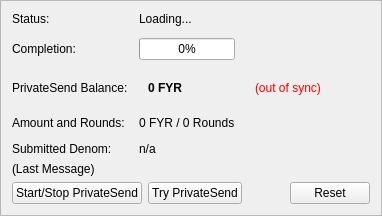
                <widget class="QFrame" name="framePrivateSend">
                    <property name="visible">
                        <bool>true</bool>
                    </property>
                    <property name="layoutDirection">
                        <enum>Qt::LeftToRight</enum>
                    </property>
                    <property name="frameShape">
                        <enum>QFrame::StyledPanel</enum>
                    </property>
                    <property name="frameShadow">
                        <enum>QFrame::Raised</enum>
                    </property>
                    <layout class="QVBoxLayout" name="VerticalLayout_PS1">
                        <item>
                            <layout class="QGridLayout" name="privateSendFormLayout">
                                <property name="horizontalSpacing">
                                    <number>11</number>
                                </property>
                                <property name="verticalSpacing">
                                    <number>12</number>
                                </property>
                                <item row="0" column="0">
                                    <widget class="QLabel" name="labelPrivateSendEnabledText">
                                        <property name="text">
                                            <string>Status:</string>
                                        </property>
                                    </widget>
                                </item>
                                <item row="0" column="1">
                                    <widget class="QLabel" name="labelPrivateSendEnabled">
                                        <property name="text">
                                            <string>Loading...</string>
                                        </property>
                                    </widget>
                                </item>
                                <item row="1" column="0">
                                    <widget class="QLabel" name="labelCompletitionText">
                                        <property name="text">
                                            <string>Completion:</string>
                                        </property>
                                    </widget>
                                </item>
                                <item row="1" column="1">
                                    <widget class="QProgressBar" name="privateSendProgress">
                                        <property name="maximumSize">
                                            <size>
                                                <width>154</width>
                                                <height>16777215</height>
                                            </size>
                                        </property>
                                        <property name="value">
                                            <number>0</number>
                                        </property>
                                    </widget>
                                </item>
                                <item row="2" column="0">
                                    <widget class="QLabel" name="labelAnonymizedText">
                                        <property name="text">
                                            <string>PrivateSend Balance:</string>
                                        </property>
                                    </widget>
                                </item>
                                <item row="2" column="1">
                                    <widget class="QFrame" name="framePrivateSendBalance">
                                        <layout class="QHBoxLayout">
                                            <item>
                                                <widget class="QLabel" name="labelAnonymized">
                                                    <property name="font">
                                                        <font>
                                                            <weight>75</weight>
                                                            <bold>true</bold>
                                                        </font>
                                                    </property>
                                                    <property name="text">
                                                        <string notr="true">0 FYR</string>
                                                    </property>
                                                    
                                                </widget>
                                            </item>
                                            
                                            
                                        </layout>
                                    </widget>
                                </item>
                                <item row="2" column="2">
                                    <widget class="QFrame">
                                        <layout class="QHBoxLayout">
                                            <item>
                                                <widget class="QLabel" name="labelPrivateSendSyncStatus">
                                                    <property name="toolTip">
                                                        <string>The displayed information may be out of date. Your wallet automatically synchronizes with the Fyre network after a connection is established, but this process has not completed yet.</string>
                                                    </property>
                                                    <property name="styleSheet">
                                                        <string notr="true">QLabel { color: red; }</string>
                                                    </property>
                                                    <property name="text">
                                                        <string notr="true">(out of sync)</string>
                                                    </property>
                                                    <property name="alignment">
                                                        <set>Qt::AlignLeading|Qt::AlignLeft|Qt::AlignTop</set>
                                                    </property>
                                                </widget>
                                            </item>
                                        </layout>
                                    </widget>
                                </item>
                                <item row="2" column="3">
                                    <spacer name="horizontalSpacer_2">
                                        <property name="orientation">
                                            <enum>Qt::Horizontal</enum>
                                        </property>
                                        <property name="sizeHint" stdset="0">
                                            <size>
                                                <width>40</width>
                                                <height>20</height>
                                            </size>
                                        </property>
                                    </spacer>
                                </item>
                                <item row="3" column="0">
                                    <widget class="QLabel" name="labelAmountAndRoundsText">
                                        <property name="text">
                                            <string>Amount and Rounds:</string>
                                        </property>
                                    </widget>
                                </item>
                                <item row="3" column="1">
                                    <widget class="QLabel" name="labelAmountRounds">
                                        <property name="text">
                                            <string>0 FYR / 0 Rounds</string>
                                        </property>
                                    </widget>
                                </item>
                                <item row="4" column="0">
                                    <widget class="QLabel" name="labelSubmittedDenomText">
                                        <property name="text">
                                            <string>Submitted Denom:</string>
                                        </property>
                                    </widget>
                                </item>
                                <item row="4" column="1">
                                    <widget class="QLabel" name="labelSubmittedDenom">
                                        <property name="toolTip">
                                            <string>The denominations you submitted to the Masternode.&lt;br&gt;To mix, other users must submit the exact same denominations.</string>
                                        </property>
                                        <property name="text">
                                            <string>n/a</string>
                                        </property>
                                    </widget>
                                </item>
                            </layout>
                        </item>
                        <item>
                            <layout class="QVBoxLayout" name="VerticalLayout_PS">
                                <item>
                                    <widget class="QLabel" name="labelPrivateSendLastMessage">
                                        <property name="text">
                                            <string>(Last Message)</string>
                                        </property>
                                        <property name="alignment">
                                            <set>Qt::AlignLeading|Qt::AlignLeft|Qt::AlignTop</set>
                                        </property>
                                        <property name="wordWrap">
                                            <bool>true</bool>
                                        </property>
                                    </widget>
                                </item>
                                <item>
                                    <layout class="QHBoxLayout">
                                        <item>
                                            <widget class="QPushButton" name="togglePrivateSend">
                                                <property name="text">
                                                    <string>Start/Stop PrivateSend</string>
                                                </property>
                                            </widget>
                                        </item>
                                        <item>
                                            <widget class="QPushButton" name="privateSendAuto">
                                                <property name="toolTip">
                                                    <string>Try to manually submit a PrivateSend request.</string>
                                                </property>
                                                <property name="text">
                                                    <string>Try PrivateSend</string>
                                                </property>
                                            </widget>
                                        </item>
                                        <item>
                                            <spacer name="horizontalSpacer">
                                                <property name="orientation">
                                                    <enum>Qt::Horizontal</enum>
                                                </property>
                                                <property name="sizeHint" stdset="0">
                                                    <size>
                                                        <width>40</width>
                                                        <height>20</height>
                                                    </size>
                                                </property>
                                            </spacer>
                                        </item>
                                        <item>
                                            <widget class="QPushButton" name="privateSendReset">
                                                <property name="toolTip">
                                                    <string>Reset the current status of PrivateSend (can interrupt PrivateSend if it's in the process of Mixing, which can cost you money!)</string>
                                                </property>
                                                <property name="autoFillBackground">
                                                    <bool>false</bool>
                                                </property>
                                                <property name="text">
                                                    <string>Reset</string>
                                                </property>
                                            </widget>
                                        </item>
                                    </layout>
                                </item>
                            </layout>
                        </item>
                    </layout>
                </widget>
